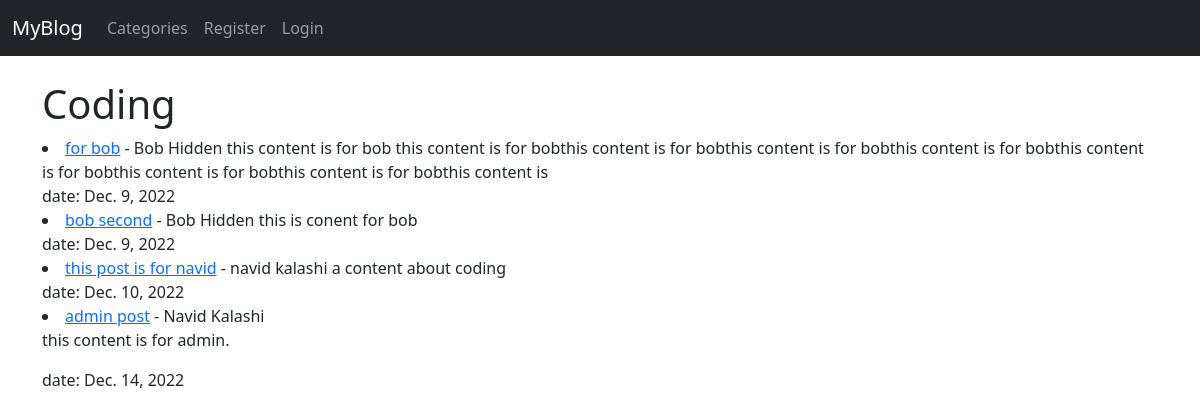
/category/coding/, run on an earlier commit of the app's database.
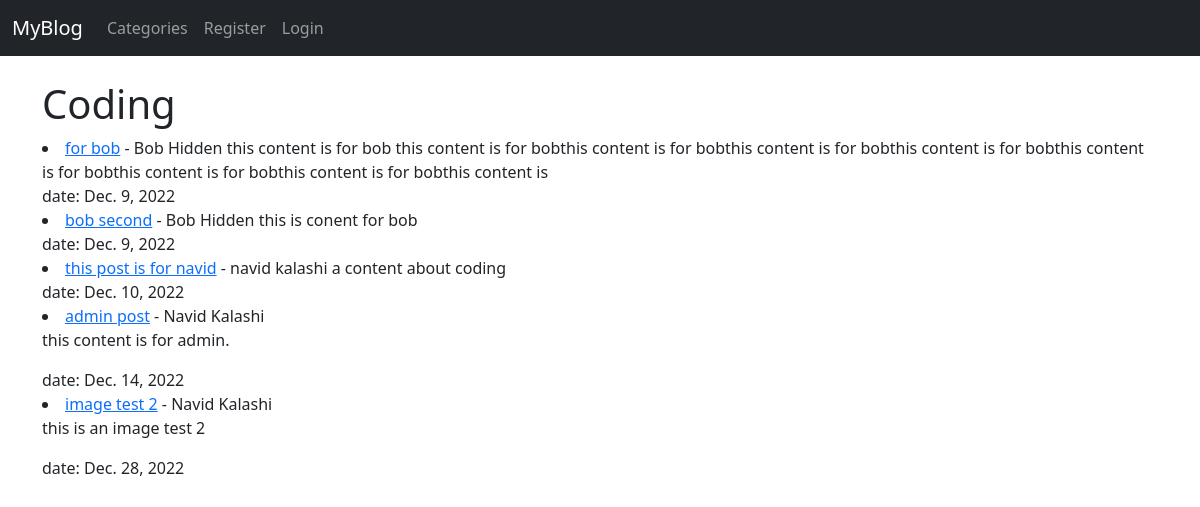
And on a later commit of the database.
### blog/models.py (models this page shows, shortened)
class Post(models.Model):
    title = models.CharField(max_length=255)
    header_image = models.ImageField(null=True, blank=True, upload_to='images/')
    title_tag = models.CharField(max_length=255)
    author = models.ForeignKey(User, on_delete=models.CASCADE)
    body = RichTextField(blank=True, null=True)
    date = models.DateField(auto_now_add=True)
    category = models.CharField(max_length=255, default='coding')
    snippet = models.CharField(max_length=255)
    likes = models.ManyToManyField(User, related_name='blog_posts')

### blog/views.py (the view)
# urls.py: path('category/<str:cats>/', categoryView, name='category'),
def categoryView(request, cats):
    category_posts = Post.objects.filter(category=cats.replace('-', ' '))
    return render(request, 'categories.html', {'cats': cats.title().replace('-', ' '), 'category_posts': category_posts})

### blog/templates/categories.html (shortened to what this page needs)
{% extends 'base.html' %}
{% block content %}
    {% if category_posts %}
        <h1>{{cats}}</h1>
        {% for post in category_posts %}
            <li><a href="{% url 'article_detail' post.pk %}">{{post.title}}</a>
                - {{post.author.first_name}} {{post.author.last_name}}
            {{post.body|slice:':200'|safe}}</li>
            date: {{post.date}}
    {% endfor %}
    {% else %}
        <h2>sorry this page does not exist!</h2>
    {% endif %}
{% endblock content %}

What changed in the data, as far as the page shows it:
added Post: title "image test 2", author.first_name "Navid", author.last_name "Kalashi", body "this is an image test 2", date "Dec. 28, 2022"
